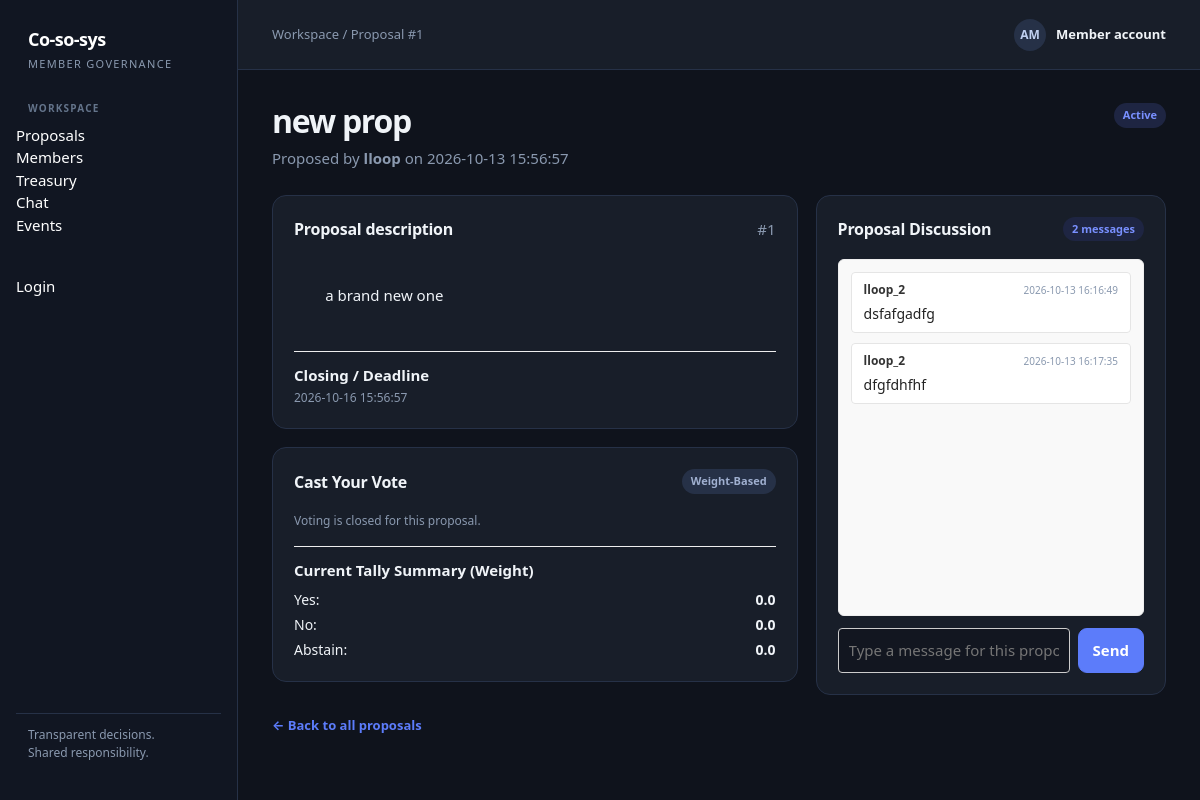
The app's page /proposals/1, older data.
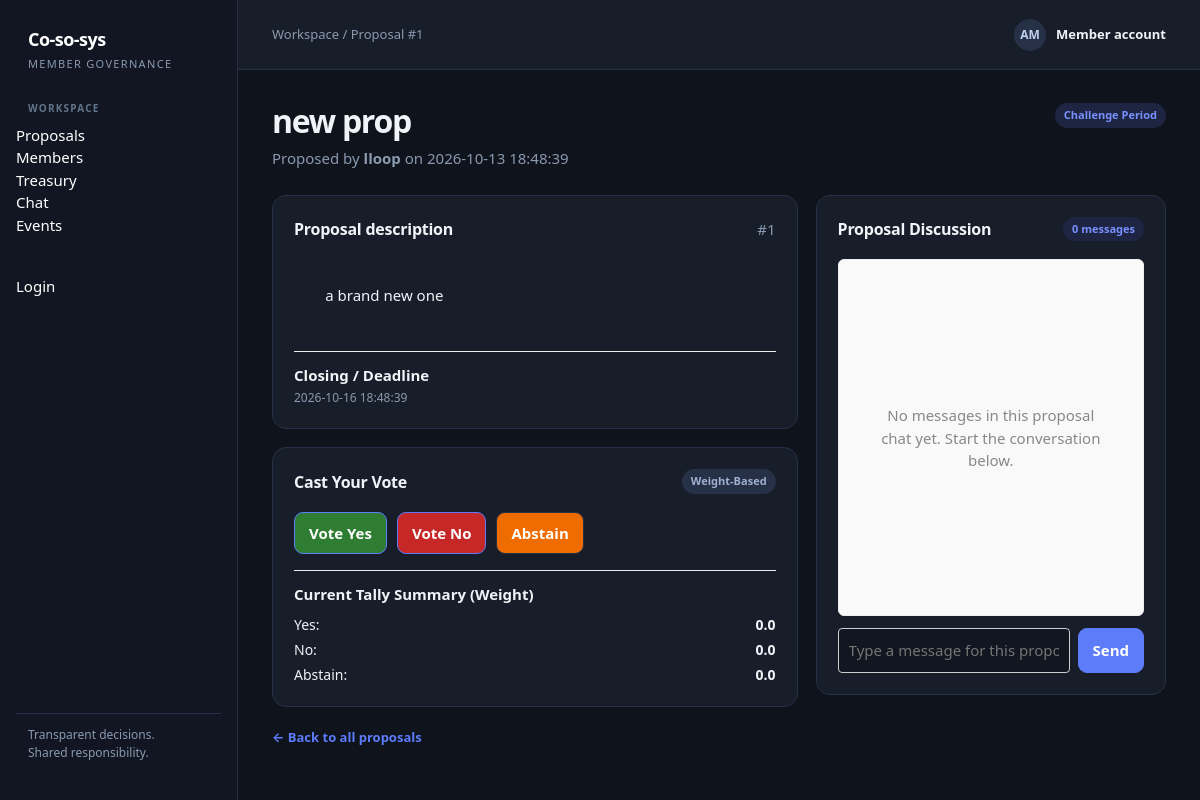
The same page, newer data.
### tables this page shows
CREATE TABLE proposals (
    id INTEGER PRIMARY KEY AUTOINCREMENT,
    title TEXT NOT NULL,
    description TEXT NOT NULL,
    creator_id INTEGER NOT NULL,
    status TEXT NOT NULL CHECK(status IN ('Challenge period', 'Discussion', 'Voting', 'Rejected', 'Quorum Not Met', 'Approved')) DEFAULT 'Challenge period',
    created_at TIMESTAMP DEFAULT CURRENT_TIMESTAMP,
    closes_at TIMESTAMP NOT NULL,
    FOREIGN KEY (creator_id) REFERENCES users(id)
);

CREATE TABLE chat_messages (
    id INTEGER PRIMARY KEY AUTOINCREMENT,
    user_id INTEGER NOT NULL,
    proposal_id TEXT,
    content TEXT NOT NULL,
    timestamp TIMESTAMP DEFAULT CURRENT_TIMESTAMP,
    FOREIGN KEY (user_id) REFERENCES users(id),
    FOREIGN KEY (proposal_id) REFERENCES proposals(id)
);

CREATE TABLE users (
    id INTEGER PRIMARY KEY AUTOINCREMENT,
    username TEXT UNIQUE NOT NULL,
    password TEXT,
    email TEXT,
    role TEXT DEFAULT 'member',
    status TEXT DEFAULT 'Active',
    eligible_to_vote INTEGER DEFAULT 1,
    voting_weight REAL DEFAULT 1.0,
    created_at TIMESTAMP DEFAULT CURRENT_TIMESTAMP
);

### backend/routes_proposals.py (the view)
@proposals_bp.route('/proposals/<proposal_id>', methods=['GET'])
def proposal_detail(proposal_id):
    conn = get_db_connection()
    proposal = conn.execute(
        """SELECT p.*, u.username as creator_name
           FROM proposals p
           LEFT JOIN users u ON p.creator_id = u.id
           WHERE p.id = ?""",
        (proposal_id,)
    ).fetchone()
    if not proposal:
        conn.close()
        return "Proposal not found", 404
    votes = conn.execute(
        """SELECT choice, SUM(weight_cast) as total_weight
           FROM votes WHERE proposal_id = ? GROUP BY choice""",
        (proposal_id,)
    ).fetchall()
    vote_summary = {row['choice']: row['total_weight'] for row in votes}
    messages = conn.execute(
        """SELECT m.*, u.username
           FROM chat_messages m
           JOIN users u ON m.user_id = u.id
           WHERE m.proposal_id = ?
           ORDER BY m.timestamp ASC""",
        (proposal_id,)
    ).fetchall()
    conn.close()
    return render_template(
        'proposal_detail.html',
        proposal=proposal,
        vote_summary=vote_summary,
        messages=messages,
        active_page='proposals'
    )

### database/db.py (called while the page is built)
def get_db_connection():
    db_path = os.path.join(os.path.dirname(__file__), DB_NAME)
    conn = sqlite3.connect(db_path)
    conn.row_factory = sqlite3.Row
    return conn

### client/templates/proposal_detail.html (shortened to what the changed rows need)
{% extends "base.html" %}
{% set active_page = "proposals" %}
{% block breadcrumb %}Proposal #{{ proposal.id }}{% endblock %}
{% block content %}
<div class="page-head">
  <div>
    <h1>{{ proposal.title }}</h1>
    <p class="subtitle">Proposed by <strong>{{ proposal.creator_name }}</strong> on {{ proposal.created_at }}</p>
  </div>
  <div>
    <span class="badge blue">{{ proposal.status|title }}</span>
  </div>
</div>
<div class="grid two-col" style="align-items: start;">
  <div style="display: flex; flex-direction: column; gap: 18px;">
    <div class="card">
      <div class="card-head">
        <h2>Proposal description</h2>
        <span class="muted">#{{ proposal.id }}</span>
      </div>
      <div style="margin-bottom: 20px; white-space: pre-wrap; line-height: 1.6;">
        {{ proposal.description }}
      </div>
      <div class="list" style="border-top: 1px solid var(--border-color, #eee); padding-top: 12px;">
        <div class="list-item">
          <div class="list-main">
            <div class="list-title">Closing / Deadline</div>
            <div class="list-meta">{{ proposal.closes_at }}</div>
          </div>
        </div>
      </div>
    </div>
    <div class="card">
      <div class="card-head">
        <h2>Cast Your Vote</h2>
        <span class="badge">Weight-Based</span>
      </div>
      {% if proposal.status in ['Challenge period', 'Voting', 'Discussion'] %}
        <div style="display: flex; gap: 10px; margin-bottom: 1rem;">
          <button class="button primary" style="background-color: #2e7d32;" onclick="submitVote({{ proposal.id }}, 'yes')">Vote Yes</button>
          <button class="button primary" style="background-color: #c62828;" onclick="submitVote({{ proposal.id }}, 'no')">Vote No</button>
          <button class="button" style="background-color: #ef6c00; color: white;" onclick="submitVote({{ proposal.id }}, 'abstain')">Abstain</button>
        </div>
      {% else %}
        <p class="secondary" style="margin-bottom: 1rem;">Voting is closed for this proposal.</p>
      {% endif %}
      <div style="border-top: 1px solid var(--border-color, #eee); padding-top: 12px;">
        <div class="list-title" style="margin-bottom: 8px;">Current Tally Summary (Weight)</div>
        <div style="display: flex; justify-content: space-between; font-size: 14px; margin-bottom: 4px;">
        </div>
        <div style="display: flex; justify-content: space-between; font-size: 14px; margin-bottom: 4px;">
        </div>
        <div style="display: flex; justify-content: space-between; font-size: 14px;">
        </div>
      </div>
    </div>
  </div>
  <div class="card" style="display: flex; flex-direction: column; height: 500px;">
    <div class="card-head">
      <h2>Proposal Discussion</h2>
      <span class="badge blue" id="message-count">{{ messages|length }} messages</span>
    </div>
    <div id="chat-window" style="flex: 1; overflow-y: auto; padding: 12px; background: var(--bg-surface, #f9f9f9); border: 1px solid var(--border-color, #eee); border-radius: 6px; margin-bottom: 12px; display: flex; flex-direction: column; gap: 10px;">
      {% for msg in messages %}
        <div style="padding: 8px 12px; background: white; border: 1px solid var(--border-color, #e5e5e5); border-radius: 4px;">
          <div style="display: flex; justify-content: space-between; align-items: center; margin-bottom: 4px; font-size: 12px;">
            <strong style="color: var(--primary-color, #333);">{{ msg.username }}</strong>
            <span class="muted" style="font-size: 10px;">{{ msg.timestamp }}</span>
          </div>
          <div style="font-size: 14px; white-space: pre-wrap; color: #222;">{{ msg.content }}</div>
        </div>
      {% else %}
        <div id="empty-chat" class="empty" style="text-align: center; margin: auto; color: #888;">No messages in this proposal chat yet. Start the conversation below.</div>
      {% endfor %}
    </div>
  </div>
</div>
{% endblock %}

Row changes from the older to the newer data that the page shows:
removed chat_messages: username "lloop_2", timestamp "2026-10-13 16:16:49", content "dsfafgadfg"
removed chat_messages: username "lloop_2", timestamp "2026-10-13 16:17:35", content "dfgfdhfhf"
changed proposals "new prop": created_at "2026-10-13 15:56:57" → "2026-10-13 18:48:39"; status "Active" → "Challenge Period"; closes_at "2026-10-16 15:56:57" → "2026-10-16 18:48:39"
Text that changed along with them:
{{ messages|length }}: "2" → "0"
text no longer shown: "Voting is closed for this proposal."
text now shown: "Vote Yes Vote No Abstain No messages in this proposal chat yet. Start the conversation below."
